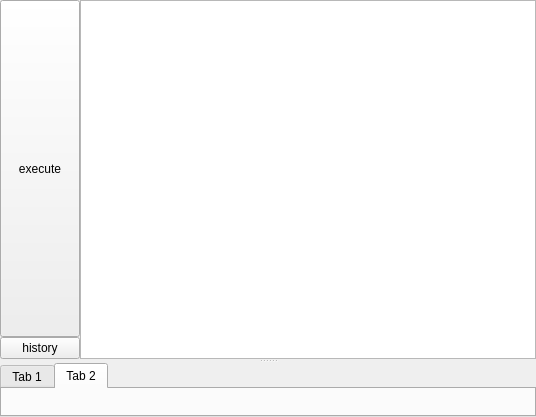
<?xml version="1.0" encoding="UTF-8"?>
<ui version="4.0">
 <class>SessionTab</class>
 <widget class="QWidget" name="SessionTab">
  <property name="geometry">
   <rect>
    <x>0</x>
    <y>0</y>
    <width>536</width>
    <height>417</height>
   </rect>
  </property>
  <property name="windowTitle">
   <string>Form</string>
  </property>
  <layout class="QVBoxLayout" name="verticalLayout_2">
   <property name="leftMargin">
    <number>0</number>
   </property>
   <property name="topMargin">
    <number>0</number>
   </property>
   <property name="rightMargin">
    <number>0</number>
   </property>
   <property name="bottomMargin">
    <number>0</number>
   </property>
   <item>
    <widget class="QSplitter" name="splitter">
     <property name="orientation">
      <enum>Qt::Vertical</enum>
     </property>
     <widget class="QWidget" name="layoutWidget">
      <layout class="QHBoxLayout" name="horizontalLayout">
       <property name="spacing">
        <number>0</number>
       </property>
       <item>
        <layout class="QVBoxLayout" name="verticalLayout">
         <property name="spacing">
          <number>0</number>
         </property>
         <item>
          <widget class="QPushButton" name="execute">
           <property name="sizePolicy">
            <sizepolicy hsizetype="Minimum" vsizetype="Preferred">
             <horstretch>0</horstretch>
             <verstretch>0</verstretch>
            </sizepolicy>
           </property>
           <property name="text">
            <string>execute</string>
           </property>
          </widget>
         </item>
         <item>
          <widget class="QPushButton" name="history">
           <property name="text">
            <string>history</string>
           </property>
          </widget>
         </item>
        </layout>
       </item>
       <item>
        <widget class="TextEdit" name="query"/>
       </item>
      </layout>
     </widget>
     <widget class="QTabWidget" name="resultTabs">
      <property name="currentIndex">
       <number>1</number>
      </property>
      <widget class="QWidget" name="tab">
       <attribute name="title">
        <string>Tab 1</string>
       </attribute>
      </widget>
      <widget class="QWidget" name="tab_2">
       <attribute name="title">
        <string>Tab 2</string>
       </attribute>
      </widget>
     </widget>
    </widget>
   </item>
  </layout>
 </widget>
 <customwidgets>
  <customwidget>
   <class>TextEdit</class>
   <extends>QTextEdit</extends>
   <header>textedit.h</header>
  </customwidget>
 </customwidgets>
 <tabstops>
  <tabstop>query</tabstop>
  <tabstop>execute</tabstop>
  <tabstop>history</tabstop>
  <tabstop>resultTabs</tabstop>
 </tabstops>
 <resources/>
 <connections/>
</ui>
